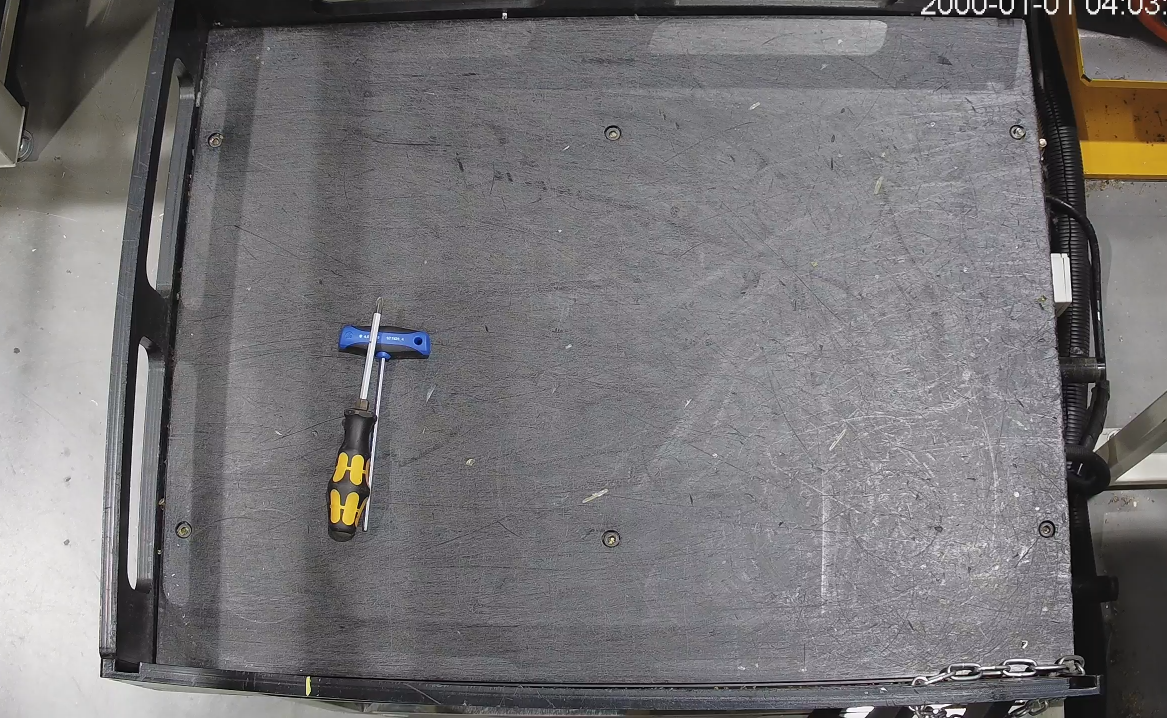
#> input picture test_images/sample.png, 2334 x 1436 px, found by its file name (shown at 1/2 size)
$ python distortion.py
#> lines starting #> are read from the running program, lines starting #| are printed output that depends on the picture
#> further down, image is the input picture: shape (1436, 2334, 3); mean B, G, R 117.9, 115.9, 118.1
#| (1436, 2334, 3)
# solve perspective distortion and crop out the ROI
import cv2
import numpy as np


def trape(image, p1, p2, p3, p4):

    pts1 = np.float32([p1, p2, p3, p4]) # vertices of the ROI
    pts2 = np.float32([[0, 0], [image.shape[1], 0], [image.shape[1], image.shape[0]], [0, image.shape[0]]])

    # cal transformation matrix and perform transform
    matrix = cv2.getPerspectiveTransform(pts1, pts2)
    trapezoid = cv2.warpPerspective(image, matrix, (image.shape[1], image.shape[0]))
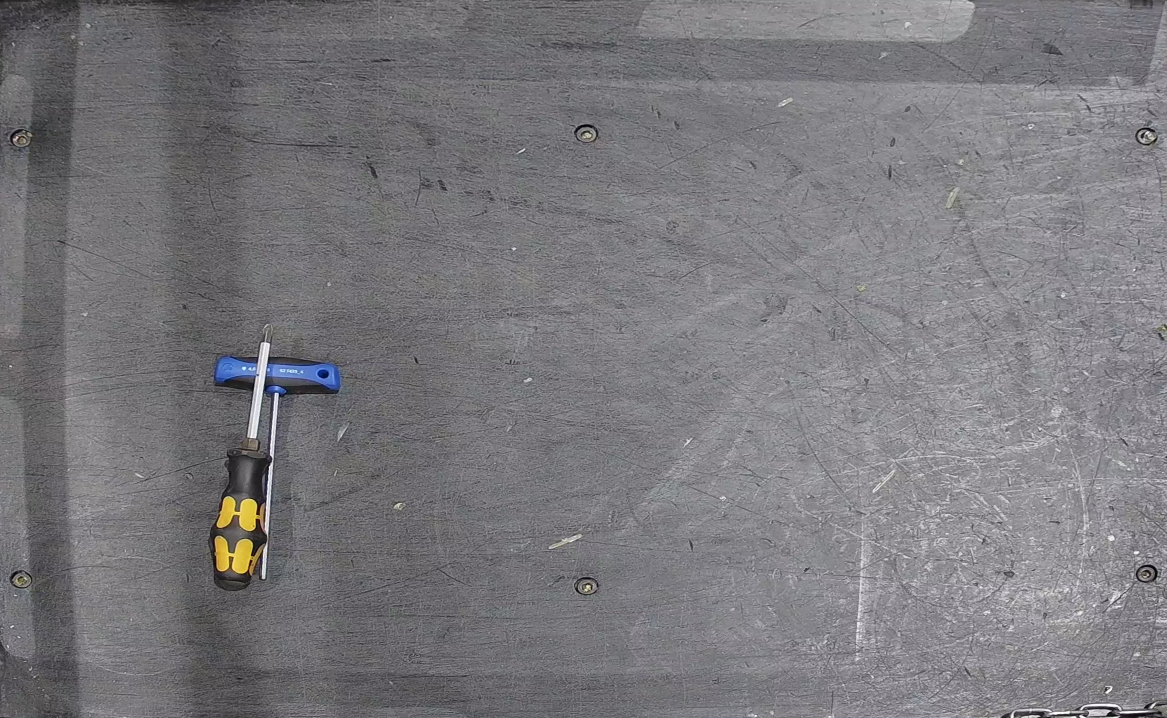
#> trapezoid: shape (1436, 2334, 3) (shown at 1/2 size); mean B, G, R 124.8, 120.7, 122.4

    return trapezoid

if __name__ == "__main__":

    image = cv2.imread('./test_images/sample.png')  # 替换为你的图片路径
    print(image.shape)
    p1 = [420, 58]
    p2 = [2048, 39]
    p3 = [2148, 1348]
    p4 = [313, 1329]
    trapezoid = trape(image, p1, p2, p3, p4)
    cv2.namedWindow('Trapezoid', cv2.WINDOW_NORMAL)
    cv2.imshow('Trapezoid', trapezoid)
    cv2.waitKey(0)
    cv2.destroyAllWindows()
